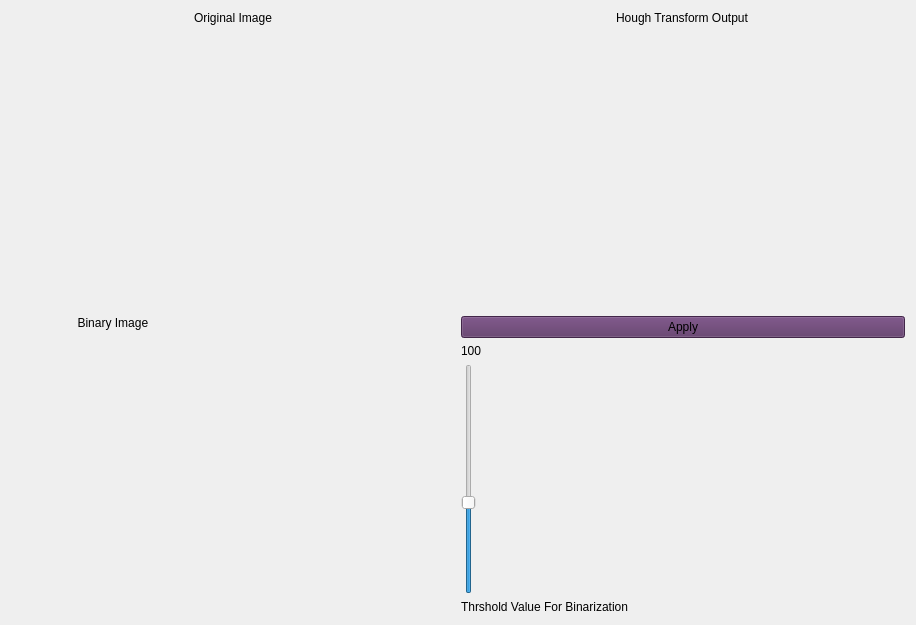
<?xml version="1.0" encoding="UTF-8"?>
<ui version="4.0">
 <class>Form</class>
 <widget class="QWidget" name="Form">
  <property name="geometry">
   <rect>
    <x>0</x>
    <y>0</y>
    <width>916</width>
    <height>625</height>
   </rect>
  </property>
  <property name="windowTitle">
   <string>Form</string>
  </property>
  <layout class="QVBoxLayout" name="verticalLayout">
   <item>
    <layout class="QVBoxLayout" name="equalizer_layout">
     <item>
      <layout class="QGridLayout" name="gridLayout">
       <item row="0" column="0">
        <layout class="QVBoxLayout" name="image_layout">
         <item alignment="Qt::AlignHCenter">
          <widget class="QLabel" name="label">
           <property name="styleSheet">
            <string notr="true">font: 75 italic 12pt &quot;Ubuntu Condensed&quot;;
</string>
           </property>
           <property name="text">
            <string>Original Image</string>
           </property>
          </widget>
         </item>
         <item>
          <spacer name="spacer">
           <property name="orientation">
            <enum>Qt::Vertical</enum>
           </property>
           <property name="sizeHint" stdset="0">
            <size>
             <width>20</width>
             <height>40</height>
            </size>
           </property>
          </spacer>
         </item>
        </layout>
       </item>
       <item row="0" column="1">
        <layout class="QVBoxLayout" name="Hough_transform_layout">
         <item alignment="Qt::AlignHCenter">
          <widget class="QLabel" name="label_2">
           <property name="styleSheet">
            <string notr="true">
font: 75 italic 12pt &quot;Ubuntu Condensed&quot;;
</string>
           </property>
           <property name="text">
            <string>Hough Transform Output</string>
           </property>
          </widget>
         </item>
         <item>
          <spacer name="verticalSpacer_2">
           <property name="orientation">
            <enum>Qt::Vertical</enum>
           </property>
           <property name="sizeHint" stdset="0">
            <size>
             <width>20</width>
             <height>40</height>
            </size>
           </property>
          </spacer>
         </item>
        </layout>
       </item>
       <item row="1" column="0">
        <layout class="QVBoxLayout" name="Binary_image_layout">
         <item>
          <widget class="QLabel" name="label_3">
           <property name="styleSheet">
            <string notr="true">
font: 75 italic 12pt &quot;Ubuntu Condensed&quot;;</string>
           </property>
           <property name="text">
            <string>                    Binary Image</string>
           </property>
          </widget>
         </item>
         <item>
          <spacer name="verticalSpacer_3">
           <property name="orientation">
            <enum>Qt::Vertical</enum>
           </property>
           <property name="sizeHint" stdset="0">
            <size>
             <width>20</width>
             <height>40</height>
            </size>
           </property>
          </spacer>
         </item>
        </layout>
       </item>
       <item row="1" column="1">
        <layout class="QVBoxLayout" name="equalized_histogram_layout">
         <item>
          <widget class="QPushButton" name="hough_btn">
           <property name="cursor">
            <cursorShape>PointingHandCursor</cursorShape>
           </property>
           <property name="styleSheet">
            <string notr="true">background-color: rgb(92, 53, 102);
</string>
           </property>
           <property name="text">
            <string>Apply</string>
           </property>
          </widget>
         </item>
         <item>
          <widget class="QLabel" name="thershold_value">
           <property name="text">
            <string>100                                                                                 </string>
           </property>
          </widget>
         </item>
         <item>
          <widget class="QSlider" name="threshold_value">
           <property name="maximum">
            <number>255</number>
           </property>
           <property name="singleStep">
            <number>5</number>
           </property>
           <property name="value">
            <number>100</number>
           </property>
           <property name="orientation">
            <enum>Qt::Vertical</enum>
           </property>
          </widget>
         </item>
         <item>
          <widget class="QLabel" name="label_4">
           <property name="text">
            <string>Thrshold Value For Binarization</string>
           </property>
          </widget>
         </item>
        </layout>
       </item>
      </layout>
     </item>
     <item>
      <layout class="QHBoxLayout" name="horizontalLayout"/>
     </item>
    </layout>
   </item>
  </layout>
 </widget>
 <resources/>
 <connections/>
</ui>
